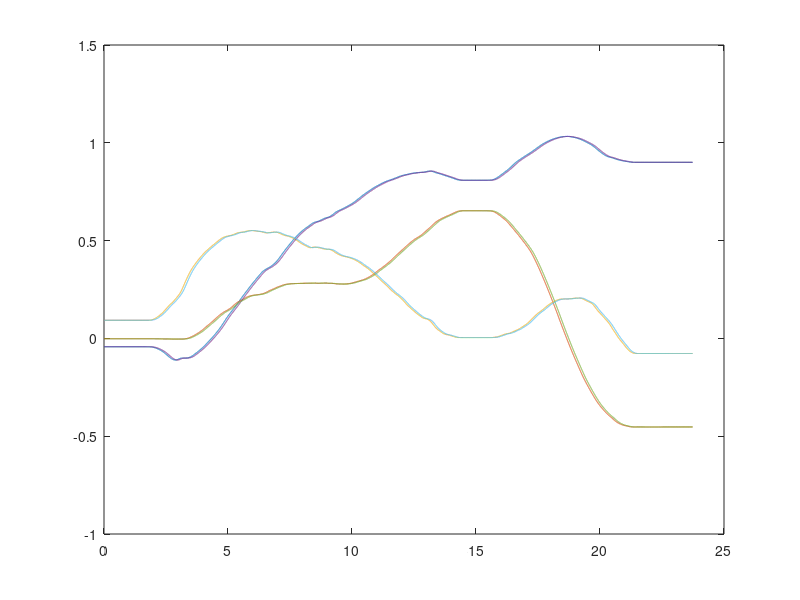
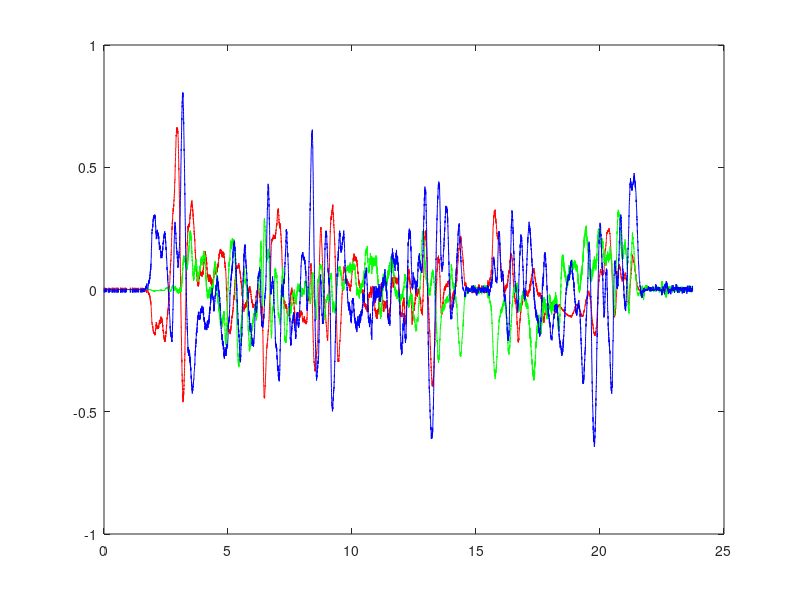
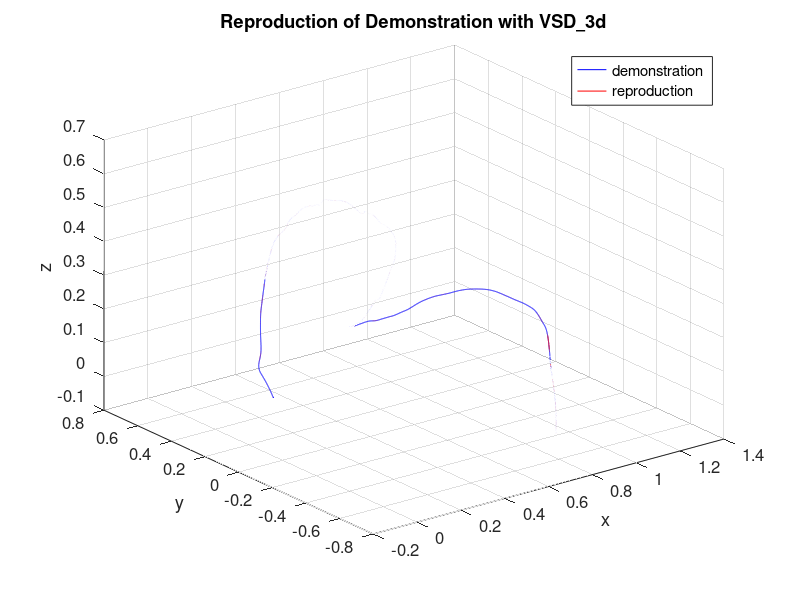

These figures' MATLAB source, in order:
clear; close all; clc;
%%
kp = 300;
kv = 1.0*(2*kp)^.5;

%%
T = 0.8;
dt = 0.002;
% t = (0:dt:T)';

load('Data/demot4');
load('Data/demox4.mat');
load('Data/demoy4.mat');
load('Data/demoz4.mat');
t = t_1;
demo_x = x_1;
demo_y = y_1;
demo_z = z_1;

demo_xd = diff(x_1)/dt;
demo_yd = diff(y_1)/dt;
demo_zd = diff(z_1)/dt;

xdd = zeros(length(t),1);
xd = zeros(length(t),1);
x = zeros(length(t),1);
ydd = zeros(length(t),1);
yd = zeros(length(t),1);
y = zeros(length(t),1);
zdd = zeros(length(t),1);
zd = zeros(length(t),1);
z = zeros(length(t),1);
xdd(1,1) = 0;
xd(1,1) = 0;
x(1,1) = demo_x(1,1);
ydd(1,1) = 0;
yd(1,1) = 0;
y(1,1) = demo_y(1,1);
zdd(1,1) = 0;
zd(1,1) = 0;
z(1,1) = demo_z(1,1);

%%
for i = 1:length(t)-1
%     xdd(i+1) = kp*(demo_x(i)-x(i)) + kv*(demo_xd(i)-xd(i));
    xdd(i+1) = kp*(demo_x(i)-x(i)) - kv*xd(i);
    xd(i+1) = xd(i) + xdd(i)*dt;
    x(i+1) = x(i) + xd(i)*dt;
    
%     ydd(i+1) = kp*(demo_y(i)-y(i)) + kv*(demo_yd(i)-yd(i));
    ydd(i+1) = kp*(demo_y(i)-y(i)) - kv*yd(i);
    yd(i+1) = yd(i) + ydd(i)*dt;
    y(i+1) = y(i) + yd(i)*dt;
    
%     zdd(i+1) = kp*(demo_z(i)-z(i)) + kv*(demo_zd(i)-zd(i));
    zdd(i+1) = kp*(demo_z(i)-z(i)) - kv*zd(i);
    zd(i+1) = zd(i) + zdd(i)*dt;
    z(i+1) = z(i) + zd(i)*dt;
    
    if  rem(i,1)==0
        %plot([t(i),t(i)], [x(i),demo_x(i)] ,'r');
        %hold on;
        %plot([x(i),x(i) + x_t], [y(i),y(i) + y_t]);
        %hold on;
    end
end

%%
figure;
plot(t,demo_x);
hold on;
plot(t,demo_y);
hold on;
plot(t,demo_z);
hold on;
plot(t,x);
hold on;
plot(t,y);
hold on;
plot(t,z);

figure;
plot(t,xdd,'r');
hold on;
plot(t,ydd,'g');
hold on;
plot(t,zdd,'b');
hold on;

figure;
plot3(demo_x,demo_y,demo_z, 'b');
hold on;
plot3(x, y, z, 'r');
grid on;
legend('demonstration','reproduction');
title('Reproduction of Demonstration with VSD\_3d');
xlabel('x','fontsize',18);
ylabel('y','fontsize',18);
zlabel('z','fontsize',18);
% xlim([0,1]);
set(gca,'FontSize',12);

